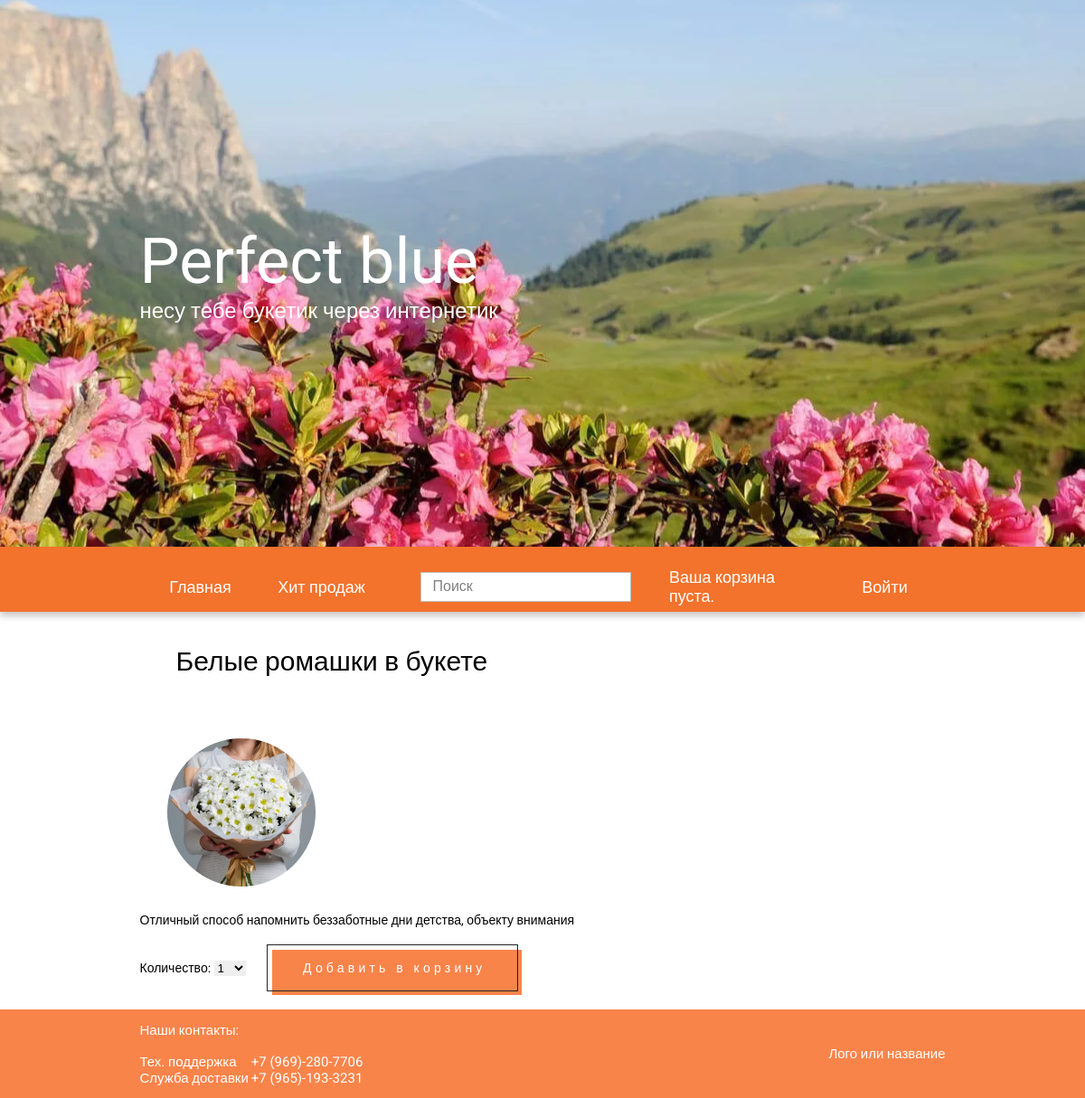
The app's page /post/white-chamomile-bouquet/ with its own data.
### flowers/models.py (models this page shows, shortened)
class Flowers(models.Model):
    title = models.CharField(max_length=50, verbose_name='Название')
    description = models.TextField(blank=True, verbose_name='Описание')
    price = models.CharField(max_length=10, verbose_name='Цена')
    number_of_purchases = models.IntegerField(default=0, verbose_name='Количество покупок')
    image = models.ImageField(upload_to='photos/%Y/%m/%d/', verbose_name='Фото')
    slug = models.SlugField(max_length=255, unique=True, db_index=True, verbose_name='URL')
    cat = models.ForeignKey('Categories', on_delete=models.CASCADE)
    def __str__(self):
        return self.title
    class Meta:
        verbose_name = 'Цветы'
        verbose_name_plural = 'Цветы'
        ordering = ['title', 'price', 'number_of_purchases']

### flowers/views.py (the view, shortened to what this page needs)
# urls.py: path('post/<slug:post_slug>/', PostFlowers.as_view(), name='post'),
class PostFlowers(DataMixin, View):
    def get(self, request, post_slug):
        post = Flowers.objects.get(slug=post_slug)
        cart_product_form = CartAddProductForm()
        context = {
            'menu': menu,
            'categories': cats,
            'post': post,
            'cart_product_form': cart_product_form,
        }
        return render(request, 'flowers/post.html', context)

### cart/forms.py
class CartAddProductForm(forms.Form):
    quantity = forms.TypedChoiceField(choices=PRODUCT_QUANTITY_CHOICES, coerce=int, label='Количество')
    update = forms.BooleanField(required=False, initial=False, widget=forms.HiddenInput)

### cart/cart.py (called while the page is built)
    def __len__(self):
        return sum(item['quantity'] for item in self.cart.values())

### cart/context_processors.py (called while the page is built)
def cart(request):
    return {'cart': Cart(request)}

### flowers/templates/flowers/post.html (shortened to what this page needs)
{% extends 'flowers/base.html' %}
{% block content %}
<div class="_container">
    <div>
        <h1 class="post-title">{{ post }}</h1>
        <img class="post-image" src="{{ post.image.url }}" alt="image">
        <div>
            {{ post.description }}
        </div>
        <div>
            <form action="{% url 'cart:cart_add' post.id %}" method="post">
                {{ cart_product_form }}
                <button class="buy" type="submit" value="Add to cart">Добавить в корзину</button>
            </form>
        </div>
    </div>
</div>
{% endblock %}

### flowers/static/flowers/css/style.css (style rules this page uses)
* { padding: 0; margin: 0; border: 0; }
*, *:before, *:after { -webkit-box-sizing: border-box; box-sizing: border-box; }
html, body { height: 100%; width: 100%; font-size: 100%; line-height: 1; font-size: 14px; -ms-text-size-adjust: 100%; -moz-text-size-adjust: 100%; -webkit-text-size-adjust: 100%; }
input, button, textarea { font-family: inherit; }
button { cursor: pointer; }
img { vertical-align: top; }
h1, h2, h3, h4, h5, h6 { font-size: inherit; font-weight: 400; }
body { font-family: 'Roboto', sans-serif; }
._container { max-width: 891px; margin: 0 auto; }
h1.post-title { font-size: 30px; padding: 40px; }
img.post-image { padding: 30px; }
.buy { margin: 20px; color: #FFFFFF; background: transparent; border: 1px solid #232323; position: relative; font-size: 14px; letter-spacing: .3em; padding: 17px 34px 17px 39px; transition: .2s ease-in-out; cursor: pointer; }
.buy:before { content: ""; position: absolute; top: 5px; left: 5px; width: 100%; height: 100%; background: #F9844A; z-index: -1; transition: .25s ease; transform: translate(0, 0); }

### records on screen
Flowers: title "Белые ромашки в букете", image (picture), description "Отличный способ напомнить беззаботные дни детства, объекту внимания"

### other values on screen
{{ m.title }} "Главная" "Хит продаж"
